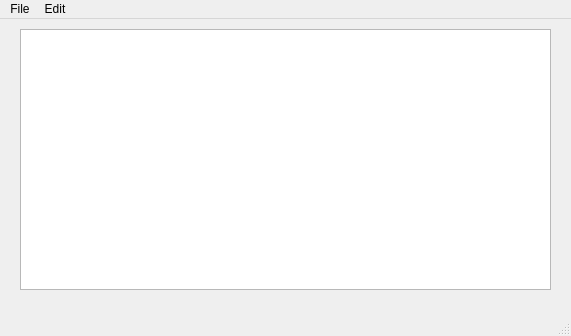
<?xml version="1.0" encoding="UTF-8"?>
<ui version="4.0">
 <class>MainWindow</class>
 <widget class="QMainWindow" name="MainWindow">
  <property name="geometry">
   <rect>
    <x>0</x>
    <y>0</y>
    <width>571</width>
    <height>336</height>
   </rect>
  </property>
  <property name="windowTitle">
   <string>MainWindow</string>
  </property>
  <widget class="QWidget" name="centralwidget">
   <widget class="QWidget" name="verticalLayoutWidget">
    <property name="geometry">
     <rect>
      <x>20</x>
      <y>10</y>
      <width>531</width>
      <height>261</height>
     </rect>
    </property>
    <layout class="QVBoxLayout" name="verticalLayout">
     <item>
      <widget class="QTextEdit" name="textEdit">
       <property name="html">
        <string>&lt;!DOCTYPE HTML PUBLIC &quot;-//W3C//DTD HTML 4.0//EN&quot; &quot;http://www.w3.org/TR/REC-html40/strict.dtd&quot;&gt;
&lt;html&gt;&lt;head&gt;&lt;meta name=&quot;qrichtext&quot; content=&quot;1&quot; /&gt;&lt;meta charset=&quot;utf-8&quot; /&gt;&lt;style type=&quot;text/css&quot;&gt;
p, li { white-space: pre-wrap; }
hr { height: 1px; border-width: 0; }
li.unchecked::marker { content: &quot;\2610&quot;; }
li.checked::marker { content: &quot;\2612&quot;; }
&lt;/style&gt;&lt;/head&gt;&lt;body style=&quot; font-family:'.AppleSystemUIFont'; font-size:13pt; font-weight:400; font-style:normal;&quot;&gt;
&lt;p style=&quot;-qt-paragraph-type:empty; margin-top:0px; margin-bottom:0px; margin-left:0px; margin-right:0px; -qt-block-indent:0; text-indent:0px;&quot;&gt;&lt;br /&gt;&lt;/p&gt;&lt;/body&gt;&lt;/html&gt;</string>
       </property>
      </widget>
     </item>
    </layout>
   </widget>
  </widget>
  <widget class="QMenuBar" name="menubar">
   <property name="geometry">
    <rect>
     <x>0</x>
     <y>0</y>
     <width>571</width>
     <height>22</height>
    </rect>
   </property>
   <widget class="QMenu" name="menuFile">
    <property name="title">
     <string>File</string>
    </property>
    <addaction name="separator"/>
    <addaction name="separator"/>
    <addaction name="actionNew"/>
    <addaction name="actionOpen"/>
    <addaction name="separator"/>
    <addaction name="actionSave"/>
    <addaction name="actionSave_As"/>
    <addaction name="separator"/>
   </widget>
   <widget class="QMenu" name="menuEdit">
    <property name="title">
     <string>Edit</string>
    </property>
    <addaction name="actionUndo"/>
    <addaction name="actionRedo"/>
    <addaction name="separator"/>
    <addaction name="actionCut"/>
    <addaction name="actionCopy"/>
    <addaction name="actionPaste"/>
   </widget>
   <addaction name="menuFile"/>
   <addaction name="menuEdit"/>
  </widget>
  <widget class="QStatusBar" name="statusbar"/>
  <action name="actionNew">
   <property name="text">
    <string>New</string>
   </property>
  </action>
  <action name="actionOpen">
   <property name="text">
    <string>Open</string>
   </property>
  </action>
  <action name="actionSave">
   <property name="enabled">
    <bool>false</bool>
   </property>
   <property name="text">
    <string>Save</string>
   </property>
  </action>
  <action name="actionSave_As">
   <property name="text">
    <string>Save As</string>
   </property>
  </action>
  <action name="actionCut">
   <property name="text">
    <string>Cut</string>
   </property>
   <property name="shortcut">
    <string>Ctrl+X</string>
   </property>
  </action>
  <action name="actionCopy">
   <property name="text">
    <string>Copy</string>
   </property>
   <property name="shortcut">
    <string>Ctrl+C</string>
   </property>
  </action>
  <action name="actionPaste">
   <property name="text">
    <string>Paste</string>
   </property>
   <property name="shortcut">
    <string>Ctrl+V</string>
   </property>
  </action>
  <action name="actionUndo">
   <property name="text">
    <string>Undo</string>
   </property>
   <property name="shortcut">
    <string>Ctrl+Z</string>
   </property>
  </action>
  <action name="actionRedo">
   <property name="text">
    <string>Redo</string>
   </property>
   <property name="shortcut">
    <string>Ctrl+Y</string>
   </property>
  </action>
 </widget>
 <resources/>
 <connections/>
</ui>
